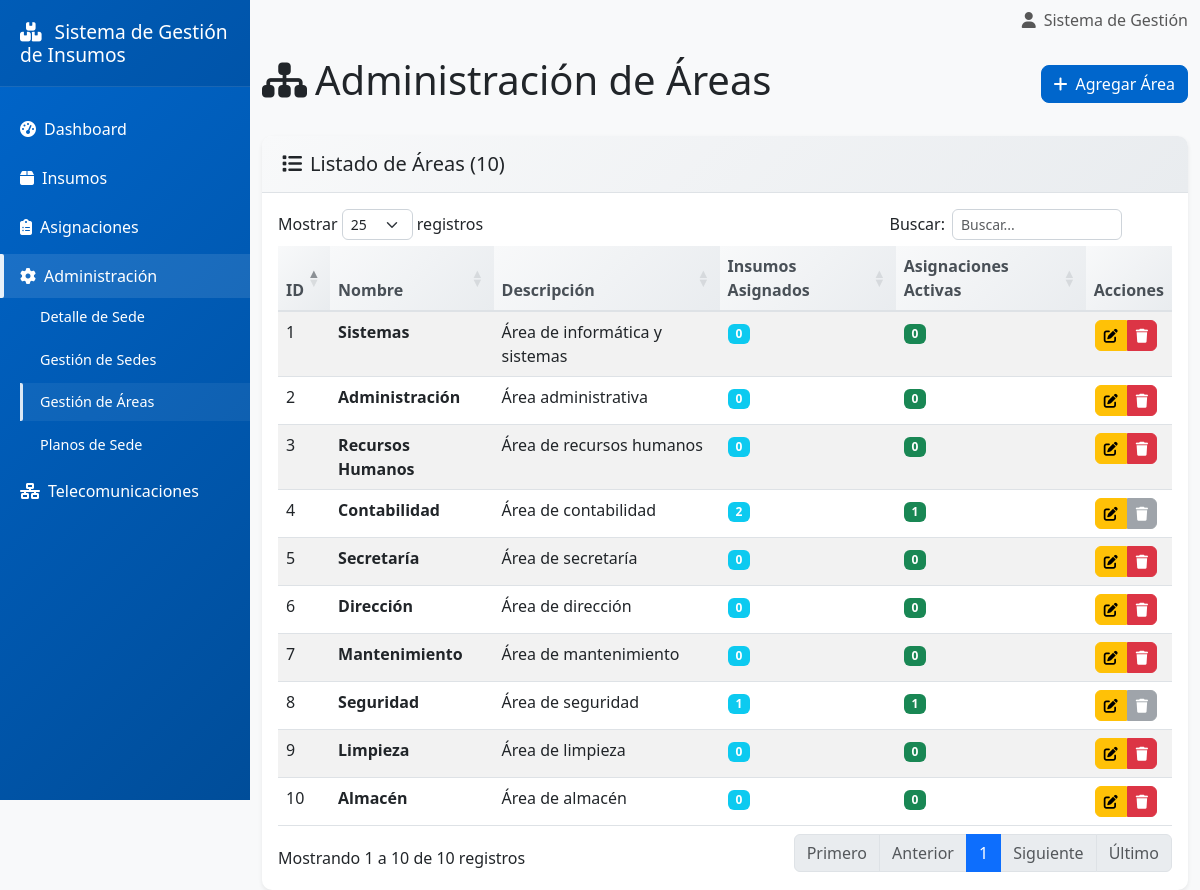
/pages/admin/areas.php, run on the app's committed database.
### tables this page shows
CREATE TABLE `areas` (
  `id_area` int(11) NOT NULL,
  `nombre_area` varchar(100) NOT NULL,
  `descripcion` varchar(255) DEFAULT NULL
);

### includes/config.php (called while the page is built, shortened)
<?php
function app_base_url(): string {
    $env = getenv('APP_BASE_URL');
    $script = isset($_SERVER['SCRIPT_NAME']) ? $_SERVER['SCRIPT_NAME'] : '';
    if (strpos($script, '/pages/') !== false) {
        return substr($script, 0, strpos($script, '/pages/'));
    }
    return defined('BASE_URL') ? BASE_URL : '';
}
?>

### pages/admin/areas.php (the view, shortened to what this page needs)
<?php
require_once '../../includes/config.php';
$conexion = conectarDB();
$sql = "SELECT a.*,
               COUNT(DISTINCT i.id_insumo) as insumos_asignados,
               COUNT(DISTINCT r.id_remito) as asignaciones_activas
        FROM areas a
        LEFT JOIN insumos i ON a.id_area = i.id_area_asignacion_actual
        LEFT JOIN remitos r ON a.id_area = r.id_area AND r.estado = 'Activa'
        GROUP BY a.id_area
        ORDER BY a.nombre_area";
$stmt = $conexion->query($sql);
$areas = $stmt->fetchAll();
?>
<?php include '../../includes/header.php'; ?>
<div class="row">
    <div class="col-12">
        <div class="d-flex justify-content-between align-items-center mb-4">
            <h1>
                <i class="fas fa-sitemap me-2"></i>Administración de Áreas
            </h1>
            <button type="button" class="btn btn-primary" data-bs-toggle="modal" data-bs-target="#modalArea">
                <i class="fas fa-plus me-2"></i>Agregar Área
            </button>
        </div>
    </div>
</div>
<div class="card">
    <div class="card-header">
        <h5 class="mb-0">
            <i class="fas fa-list me-2"></i>Listado de Áreas (<?php echo count($areas); ?>)
        </h5>
    </div>
    <div class="card-body">
        <?php if (empty($areas)): ?>
            <div class="text-center py-4">
                <i class="fas fa-sitemap fa-3x text-muted mb-3"></i>
                <h5 class="text-muted">No hay áreas registradas</h5>
                <p class="text-muted">Agregue la primera área para comenzar</p>
            </div>
        <?php else: ?>
            <div class="table-responsive">
                <table class="table table-striped datatable" id="tablaAreas">
                    <thead>
                        <tr>
                            <th>ID</th>
                            <th>Nombre</th>
                            <th>Descripción</th>
                            <th>Insumos Asignados</th>
                            <th>Asignaciones Activas</th>
                            <th>Acciones</th>
                        </tr>
                    </thead>
                    <tbody>
                        <?php foreach ($areas as $area): ?>
                            <tr>
                                <td><?php echo $area['id_area']; ?></td>
                                <td><strong><?php echo htmlspecialchars($area['nombre_area']); ?></strong></td>
                                <td>
                                    <?php if ($area['descripcion']): ?>
                                        <?php echo htmlspecialchars($area['descripcion']); ?>
                                    <?php else: ?>
                                        <span class="text-muted">Sin descripción</span>
                                    <?php endif; ?>
                                </td>
                                <td>
                                    <span class="badge bg-info"><?php echo $area['insumos_asignados']; ?></span>
                                </td>
                                <td>
                                    <span class="badge bg-success"><?php echo $area['asignaciones_activas']; ?></span>
                                </td>
                                <td>
                                    <div class="btn-group" role="group">
                                        <button type="button"
                                                class="btn btn-sm btn-warning"
                                                onclick="editarArea(<?php echo htmlspecialchars(json_encode($area)); ?>)"
                                                data-bs-toggle="tooltip"
                                                title="Editar">
                                            <i class="fas fa-edit"></i>
                                        </button>
                                        <?php if ($area['insumos_asignados'] == 0 && $area['asignaciones_activas'] == 0): ?>
                                            <button type="button"
                                                    class="btn btn-sm btn-danger"
                                                    onclick="eliminarItem(<?php echo $area['id_area']; ?>, 'área')"
                                                    data-bs-toggle="tooltip"
                                                    title="Eliminar">
                                                <i class="fas fa-trash"></i>
                                            </button>
                                        <?php else: ?>
                                            <button type="button"
                                                    class="btn btn-sm btn-secondary"
                                                    disabled
                                                    data-bs-toggle="tooltip"
                                                    title="No se puede eliminar - tiene insumos o asignaciones">
                                                <i class="fas fa-trash"></i>
                                            </button>
                                        <?php endif; ?>
                                    </div>
                                </td>
                            </tr>
                        <?php endforeach; ?>
                    </tbody>
                </table>
            </div>
        <?php endif; ?>
    </div>
</div>
<?php include '../../includes/footer.php'; ?>

### includes/header.php (shortened to what this page needs)
<!DOCTYPE html>
<html lang="es">
<head>
    <link href="https://cdn.jsdelivr.net/npm/bootstrap@5.3.0/dist/css/bootstrap.min.css" rel="stylesheet">
    <link href="https://cdnjs.cloudflare.com/ajax/libs/font-awesome/6.4.0/css/all.min.css" rel="stylesheet" />
    <link href="https://cdn.datatables.net/1.13.6/css/dataTables.bootstrap5.min.css" rel="stylesheet">
    <link href="https://cdn.jsdelivr.net/npm/select2@4.1.0-rc.0/dist/css/select2.min.css" rel="stylesheet">
    <link href="https://cdn.jsdelivr.net/npm/select2-bootstrap-5-theme@1.3.0/dist/select2-bootstrap-5-theme.min.css" rel="stylesheet">
    <link href="<?php echo app_base_url(); ?>/public/css/style.css" rel="stylesheet">
</head>
<body>
    <div class="wrapper">
        <nav id="sidebar" class="sidebar">
            <div class="sidebar-header">
                <h3>
                    <i class="fas fa-boxes me-2"></i>
                    <?php echo APP_NAME; ?>
                </h3>
            </div>
            <?php
                $currentPath = isset($_SERVER['SCRIPT_NAME']) ? $_SERVER['SCRIPT_NAME'] : '';
                $isDashboard = strpos($currentPath, '/pages/dashboard.php') !== false;
                $isInsumos = strpos($currentPath, '/pages/insumos/') !== false;
                $isAsignaciones = strpos($currentPath, '/pages/asignaciones/') !== false;
                $isReportes = strpos($currentPath, '/pages/reportes/') !== false;
                $adminItems = [
                    '/pages/admin/sede_detalle.php',
                    '/pages/admin/sedes.php',
                    '/pages/admin/areas.php',
                    '/pages/admin/telecom_planos.php'
                ];
                $isAdmin = false;
                foreach ($adminItems as $p) { if (strpos($currentPath, $p) !== false) { $isAdmin = true; break; } }
                $isTelecom = false;
            ?>
            <ul class="list-unstyled components">
                <li>
                    <a href="<?php echo app_base_url(); ?>/pages/dashboard.php" class="nav-link <?php echo $isDashboard ? 'active' : ''; ?>">
                        <i class="fas fa-tachometer-alt me-2"></i>Dashboard
                    </a>
                </li>
                <li>
                    <a href="<?php echo app_base_url(); ?>/pages/insumos/listar.php" class="nav-link <?php echo $isInsumos ? 'active' : ''; ?>">
                        <i class="fas fa-box me-2"></i>Insumos
                    </a>
                </li>
                <li>
                    <a href="#asigSubmenu" class="nav-link <?php echo $isAsignaciones || $isReportes ? 'active' : ''; ?>" data-bs-toggle="collapse" role="button" aria-expanded="<?php echo ($isAsignaciones || $isReportes) ? 'true' : 'false'; ?>" aria-controls="asigSubmenu">
                        <i class="fas fa-clipboard-list me-2"></i>Asignaciones
                    </a>
                </li>
                <li>
                    <a href="#adminSubmenu" class="nav-link <?php echo $isAdmin ? 'active' : ''; ?>" data-bs-toggle="collapse" role="button" aria-expanded="<?php echo $isAdmin ? 'true' : 'false'; ?>" aria-controls="adminSubmenu">
                        <i class="fas fa-cog me-2"></i>Administración
                    </a>
                    <ul class="collapse list-unstyled <?php echo $isAdmin ? 'show' : ''; ?>" id="adminSubmenu" data-bs-parent="#sidebar">
                        <li>
                            <a href="<?php echo app_base_url(); ?>/pages/admin/sede_detalle.php" class="<?php echo strpos($currentPath, '/pages/admin/sede_detalle.php') !== false ? 'active' : ''; ?>">Detalle de Sede</a>
                        </li>
                        <li>
                            <a href="<?php echo app_base_url(); ?>/pages/admin/sedes.php" class="<?php echo strpos($currentPath, '/pages/admin/sedes.php') !== false ? 'active' : ''; ?>">Gestión de Sedes</a>
                        </li>
                        <li>
                            <a href="<?php echo app_base_url(); ?>/pages/admin/areas.php" class="<?php echo strpos($currentPath, '/pages/admin/areas.php') !== false ? 'active' : ''; ?>">Gestión de Áreas</a>
                        </li>
                        <li>
                            <a href="<?php echo app_base_url(); ?>/pages/admin/telecom_planos.php" class="<?php echo strpos($currentPath, '/pages/admin/telecom_planos.php') !== false ? 'active' : ''; ?>">Planos de Sede</a>
                        </li>
                    </ul>
                </li>
                <li>
                    <a href="#telecomSubmenu" class="nav-link <?php echo $isTelecom ? 'active' : ''; ?>" data-bs-toggle="collapse" role="button" aria-expanded="<?php echo $isTelecom ? 'true' : 'false'; ?>" aria-controls="telecomSubmenu">
                        <i class="fas fa-network-wired me-2"></i>Telecomunicaciones
                    </a>
                </li>
            </ul>
        </nav>
        <div id="content">
            <nav class="navbar navbar-expand-lg navbar-light bg-light">
                <div class="container-fluid">
                    <div class="ms-auto">
                        <span class="navbar-text">
                            <i class="fas fa-user me-2"></i>Sistema de Gestión
                        </span>
                    </div>
                </div>
            </nav>
            <div class="container-fluid mt-3">

### includes/footer.php (shortened to what this page needs)
    </div>
    </div>
</body>
</html>

### public/css/style.css (style rules this page uses)
:root { --primary-color: #0066cc; --secondary-color: #ffffff; --success-color: #009933; --warning-color: #ffcc00; --danger-color: #cc0000; --info-color: #0099cc; --light-color: #f8f9fa; --dark-color: #212529; }
body { font-family: 'Segoe UI', Tahoma, Geneva, Verdana, sans-serif; background-color: #f8f9fa; margin: 0; padding: 0; }
.wrapper { display: flex; width: 100%; align-items: stretch; }
.sidebar { min-width: 250px; max-width: 250px; background: linear-gradient(135deg, var(--primary-color) 0%, #004d99 100%); color: #fff; transition: all 0.3s; position: fixed; height: 100vh; z-index: 1000; overflow-y: auto; overflow-x: hidden; }
.sidebar-header { padding: 20px; background: rgba(0, 0, 0, 0.1); border-bottom: 1px solid rgba(255, 255, 255, 0.1); }
.sidebar-header h3 { color: #fff; margin: 0; font-size: 1.2rem; }
.sidebar .components { padding: 20px 0; }
.sidebar .components li { margin-bottom: 5px; }
.sidebar .components li a { padding: 10px 20px; display: block; color: #fff; text-decoration: none; transition: all 0.3s; position: relative; }
.sidebar .components li > a.active, .sidebar .components li > a[aria-expanded="true"] { background: rgba(255, 255, 255, 0.1); }
.sidebar .components li > a.active::before, .sidebar .components li > a[aria-expanded="true"]::before { content: ''; position: absolute; left: 0; top: 0; bottom: 0; width: 4px; background: rgba(255,255,255,0.9); border-radius: 0 2px 2px 0; }
.sidebar .components li ul { padding-left: 20px; }
.sidebar .components li ul li a { padding: 8px 20px; font-size: 0.9rem; }
.sidebar .components li ul li a.active { background: rgba(255, 255, 255, 0.06) !important; }
.sidebar .components li ul li a.active::before { content: ''; position: absolute; left: 0; top: 0; bottom: 0; width: 3px; background: rgba(255,255,255,0.85); border-radius: 0 2px 2px 0; }
#content { width: 100%; padding: 0; min-height: 100vh; transition: all 0.3s; margin-left: 250px; }
.card { border: none; border-radius: 10px; box-shadow: 0 0.125rem 0.25rem rgba(0, 0, 0, 0.075); transition: all 0.3s ease; }
.card-header { background: linear-gradient(135deg, #f8f9fa 0%, #e9ecef 100%); border-bottom: 1px solid #dee2e6; border-radius: 10px 10px 0 0 !important; padding: 1rem 1.25rem; font-weight: 600; }
.btn { border-radius: 8px; font-weight: 500; transition: all 0.3s ease; }
.btn-primary { background-color: var(--primary-color); border-color: var(--primary-color); }
.btn-sm { padding: 0.25rem 0.5rem; font-size: 0.875rem; border-radius: 6px; }
.table { margin-bottom: 0; }
.table thead th { background: linear-gradient(135deg, #f8f9fa 0%, #e9ecef 100%); border-bottom: 2px solid #dee2e6; font-weight: 600; color: #495057; }
.badge { font-size: 0.75em; padding: 0.35em 0.65em; border-radius: 6px; }
.btn-group .btn { margin: 0 1px; }
.btn-group .btn[onclick] { cursor: pointer; pointer-events: auto; }
.dataTables_wrapper .btn-group .btn { pointer-events: auto !important; }

### data on the page
areas: id_area "2", nombre_area "Administración", descripcion "Área administrativa", insumos_asignados "0", asignaciones_activas "0"
areas: id_area "10", nombre_area "Almacén", descripcion "Área de almacén", insumos_asignados "0", asignaciones_activas "0"
areas: id_area "4", nombre_area "Contabilidad", descripcion "Área de contabilidad", insumos_asignados "2", asignaciones_activas "1"
areas: id_area "6", nombre_area "Dirección", descripcion "Área de dirección", insumos_asignados "0", asignaciones_activas "0"
areas: id_area "9", nombre_area "Limpieza", descripcion "Área de limpieza", insumos_asignados "0", asignaciones_activas "0"
areas: id_area "7", nombre_area "Mantenimiento", descripcion "Área de mantenimiento", insumos_asignados "0", asignaciones_activas "0"
areas: id_area "3", nombre_area "Recursos Humanos", descripcion "Área de recursos humanos", insumos_asignados "0", asignaciones_activas "0"
areas: id_area "5", nombre_area "Secretaría", descripcion "Área de secretaría", insumos_asignados "0", asignaciones_activas "0"
areas: id_area "8", nombre_area "Seguridad", descripcion "Área de seguridad", insumos_asignados "1", asignaciones_activas "1"
areas: id_area "1", nombre_area "Sistemas", descripcion "Área de informática y sistemas", insumos_asignados "0", asignaciones_activas "0"

### other printed values
APP_NAME "Sistema de Gestión de Insumos"
count($areas) "10"
